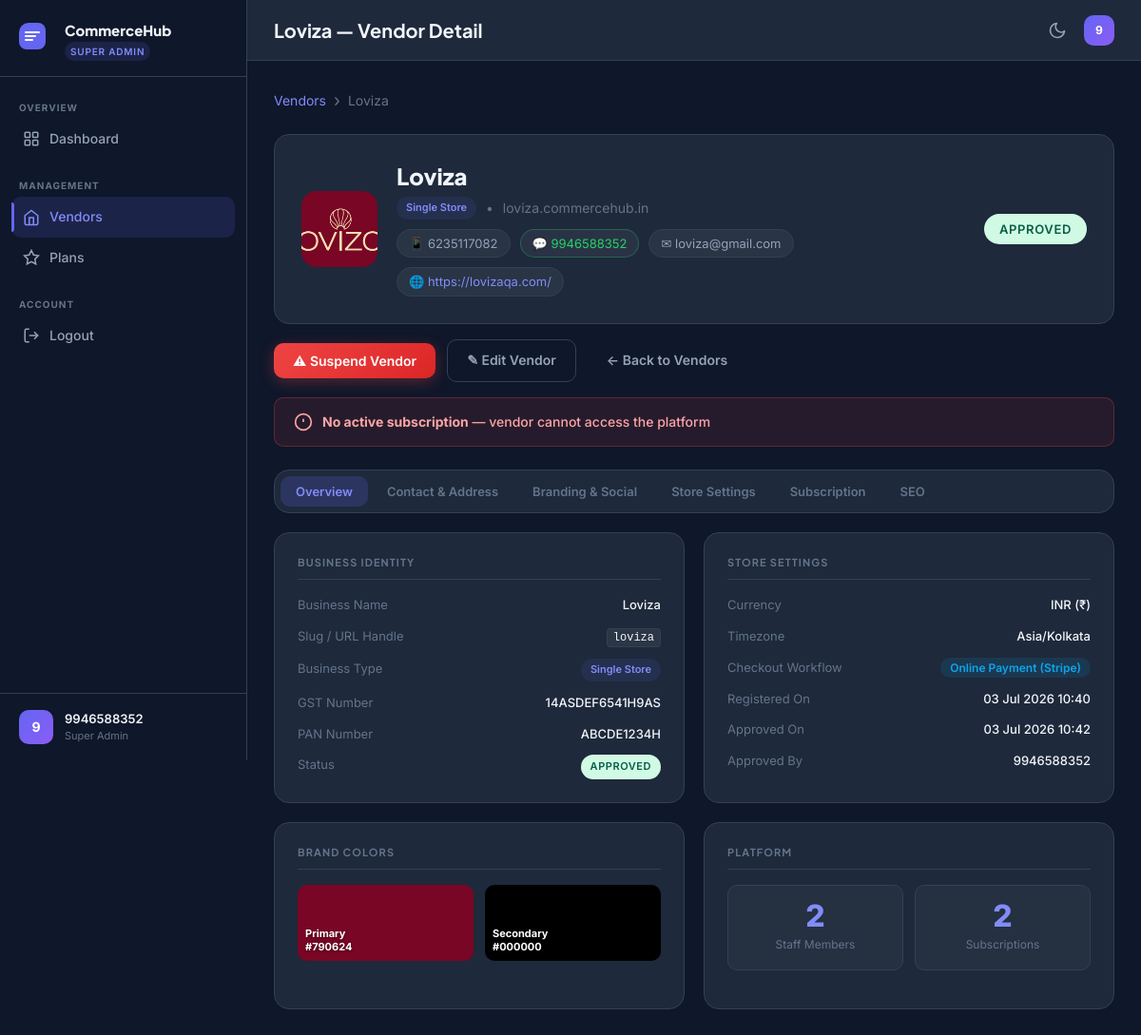
/sadmin/vendors/1/ (signed in), run on an earlier commit of the app's database.
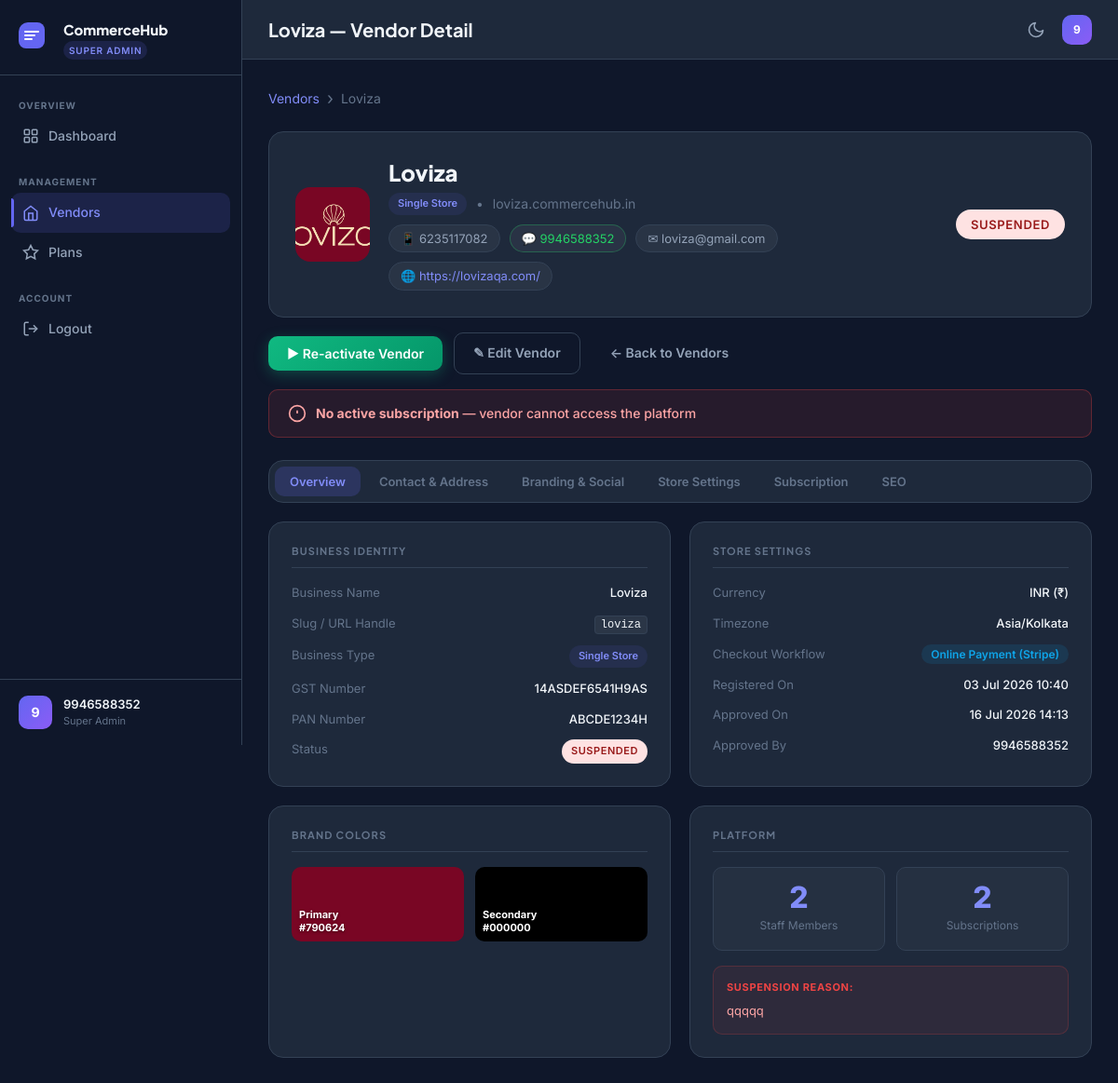
And on a later commit of the database.
### tenants/models.py (models this page shows, shortened)
class Vendor(TimestampModel):
    STATUS_CHOICES = [
        ('pending', 'Pending Approval'),
        ('approved', 'Approved'),
        ('suspended', 'Suspended'),
        ('cancelled', 'Cancelled'),
    ]
    BUSINESS_TYPE_CHOICES = [
        ('single_store', 'Single Store'),
        ('multi_branch', 'Multi Branch'),
        ('multi_partner', 'Multi Partner'),
        ('franchise', 'Franchise'),
        ('online_only', 'Online Store'),
        ('whatsapp_store', 'WhatsApp Store'),
        ('wholesale', 'Wholesale'),
    ]
    CHECKOUT_WORKFLOW_CHOICES = [
        ('online_payment', 'Online Payment (Razorpay)'),
        ('online_payment_stripe', 'Online Payment (Stripe)'),
        ('approval_payment', 'Approval then Payment'),
        ('whatsapp_enquiry', 'WhatsApp Enquiry'),
        ('cod_only', 'Cash on Delivery Only'),
    ]
    business_name = models.CharField(max_length=200)
    slug = models.SlugField(max_length=100, unique=True)
    business_type = models.CharField(max_length=30, choices=BUSINESS_TYPE_CHOICES, default='single_store')
    gst_number = models.CharField(max_length=20, blank=True)
    pan_number = models.CharField(max_length=20, blank=True)
    email = models.EmailField(blank=True)
    phone = models.CharField(max_length=15)
    whatsapp_number = models.CharField(max_length=15, blank=True)
    website = models.URLField(blank=True)
    address_line1 = models.CharField(max_length=300, blank=True)
    address_line2 = models.CharField(max_length=300, blank=True)
    city = models.CharField(max_length=100, blank=True)
    state = models.CharField(max_length=100, blank=True)
    pincode = models.CharField(max_length=10, blank=True)
    country = models.CharField(max_length=100, default='India')
    logo = models.ImageField(upload_to='vendors/logos/', blank=True, null=True)
    banner = models.ImageField(upload_to='vendors/banners/', blank=True, null=True)
    favicon = models.ImageField(upload_to='vendors/favicons/', blank=True, null=True)
    facebook_url = models.URLField(blank=True)
    instagram_url = models.URLField(blank=True)
    twitter_url = models.URLField(blank=True)
    youtube_url = models.URLField(blank=True)
    currency = models.CharField(max_length=5, default='INR')
    currency_symbol = models.CharField(max_length=5, default='₹')
    top_announcement_text = models.CharField(
        max_length=200,
        blank=True,
        null=True,
        help_text="Text to display in the black top bar (e.g. Store Wide Summer Sale). Leave blank to hide."
    )
    timezone = models.CharField(max_length=50, default='Asia/Kolkata')
    checkout_workflow = models.CharField(
        max_length=30,
        choices=CHECKOUT_WORKFLOW_CHOICES,
        default='online_payment',
    )
    track_inventory = models.BooleanField(
        default=False,
        help_text="If enabled, product stock is tracked, preventing overselling."
    )
    primary_color = models.CharField(max_length=7, default='#6366f1')
    secondary_color = models.CharField(max_length=7, default='#8b5cf6')
    custom_css = models.TextField(blank=True)
    razorpay_key_id = models.CharField(max_length=150, blank=True)
    razorpay_key_secret = models.CharField(max_length=150, blank=True)
    stripe_public_key = models.CharField(max_length=150, blank=True)
    stripe_secret_key = models.CharField(max_length=150, blank=True)
    stripe_webhook_secret = models.CharField(max_length=150, blank=True)
    whatsapp_order_format = models.TextField(blank=True)
    status = models.CharField(max_length=20, choices=STATUS_CHOICES, default='pending')
    active_plan = models.ForeignKey('tenants.SubscriptionPlan', on_delete=models.SET_NULL, null=True, blank=True, related_name='active_vendors')
    is_active = models.BooleanField(default=True)
    approved_at = models.DateTimeField(null=True, blank=True)
    approved_by = models.ForeignKey(
        'accounts.User',
        on_delete=models.SET_NULL,
        null=True,
        blank=True,
        related_name='approved_vendors',
    )
    suspension_reason = models.TextField(blank=True)
    meta_title = models.CharField(max_length=200, blank=True)
    meta_description = models.TextField(blank=True)
    class Meta:
        db_table = 'ch_vendors'
        verbose_name = 'Vendor'
        verbose_name_plural = 'Vendors'
        ordering = ['-created_at']
    @property
    def active_subscription(self):
        return self.subscriptions.filter(
            is_active=True,
            end_date__gte=timezone.now().date(),
        ).select_related('plan').first()

### accounts/models.py (models this page shows, shortened)
class User(AbstractBaseUser, PermissionsMixin):
    USER_TYPE_CHOICES = [
        ('super_admin', 'Super Admin'),
        ('vendor_staff', 'Vendor Staff'),
        ('customer', 'Customer'),
    ]
    phone = models.CharField(max_length=15, unique=True)
    email = models.EmailField(blank=True, null=True)
    first_name = models.CharField(max_length=100, blank=True)
    last_name = models.CharField(max_length=100, blank=True)
    profile_photo = models.ImageField(upload_to='users/profile/', blank=True, null=True)
    user_type = models.CharField(max_length=20, choices=USER_TYPE_CHOICES, default='vendor_staff')
    role = models.ForeignKey(
        Role,
        on_delete=models.SET_NULL,
        null=True,
        blank=True,
        related_name='users',
    )
    branch = models.ForeignKey(
        'branches.Branch',
        on_delete=models.SET_NULL,
        null=True,
        blank=True,
        related_name='users',
    )
    vendor = models.ForeignKey(
        'tenants.Vendor',
        on_delete=models.SET_NULL,
        null=True,
        blank=True,
        related_name='staff_users',
    )
    is_active = models.BooleanField(default=True)
    is_staff = models.BooleanField(default=False)          # Django admin access
    is_super_admin = models.BooleanField(default=False)    # CommerceHub super admin
    is_phone_verified = models.BooleanField(default=False)
    is_email_verified = models.BooleanField(default=False)
    failed_login_attempts = models.PositiveSmallIntegerField(default=0)
    locked_until = models.DateTimeField(null=True, blank=True)
    date_joined = models.DateTimeField(auto_now_add=True)
    last_login = models.DateTimeField(null=True, blank=True)
    USERNAME_FIELD = 'phone'
    REQUIRED_FIELDS = []
    objects = UserManager()
    class Meta:
        db_table = 'ch_users'
        verbose_name = 'User'
        verbose_name_plural = 'Users'
    def get_full_name(self):
        return f'{self.first_name} {self.last_name}'.strip()
    def get_short_name(self):
        return self.first_name or self.phone

### adminapp/views.py (the view)
# urls.py: path('vendors/<int:vendor_id>/', views.VendorDetailView.as_view(), name='vendor_detail'),
class VendorDetailView(SuperAdminRequiredMixin, View):
    template_name = 'admin/vendors/detail.html'
    def get(self, request, vendor_id):
        vendor = get_object_or_404(Vendor, pk=vendor_id)
        subscriptions = vendor.subscriptions.select_related('plan').order_by('-start_date')
        staff_count = User.objects.filter(vendor=vendor).count()
        context = {
            'vendor': vendor,
            'subscriptions': subscriptions,
            'staff_count': staff_count,
            'plans': SubscriptionPlan.objects.filter(is_active=True),
            'page_title': f'{vendor.business_name} — Vendor Detail',
        }
        return render(request, self.template_name, context)

### core/context_processors.py (called while the page is built)
def tenant_context(request):
    tenant = getattr(request, 'tenant', None)
    storefront_categories = []
    if tenant:
        try:
            storefront_categories = Category.objects.filter(vendor=tenant, is_active=True).get_cached_trees()
        except Exception:
            storefront_categories = []
    return {
        'current_tenant': tenant,
        'platform_name': getattr(settings, 'PLATFORM_NAME', 'CommerceHub'),
        'platform_domain': getattr(settings, 'PLATFORM_DOMAIN', 'commercehub.in'),
        'storefront_categories': storefront_categories,
    }

### core/mixins.py (called while the page is built)
    def dispatch(self, request, *args, **kwargs):
        if not request.user.is_authenticated:
            return redirect('accounts:admin_login')
        if not request.user.is_super_admin:
            messages.error(request, 'Access denied. Super Admin privileges required.')
            return redirect('accounts:admin_login')
        return super().dispatch(request, *args, **kwargs)

### tenants/models.py (called while the page is built)
    @property
    def is_expired(self):
        return self.end_date < timezone.now().date()

### templates/admin/vendors/detail.html (shortened to what the changed rows need)
{% extends 'base/admin_base.html' %}
{% load static %}
{% block content %}
<div class="breadcrumb">
    <a href="{% url 'adminapp:vendor_list' %}">Vendors</a>
    <span class="breadcrumb-sep">›</span>
    <span>{{ vendor.business_name }}</span>
</div>
<div class="vendor-profile-header">
    <div class="vendor-profile-left">
        <div class="vendor-logo-wrap">
            {% if vendor.logo %}
                <img src="{{ vendor.logo.url }}" alt="{{ vendor.business_name }} logo" class="vendor-logo-img">
            {% else %}
                <div class="vendor-logo-placeholder" style="background: linear-gradient(135deg, {{ vendor.primary_color }}, {{ vendor.secondary_color }});">
                    {{ vendor.business_name|first|upper }}
                </div>
            {% endif %}
        </div>
        <div class="vendor-profile-info">
            <h2>{{ vendor.business_name }}</h2>
            <p class="vendor-profile-sub">
                <span class="type-badge">{{ vendor.get_business_type_display }}</span>
                &nbsp;&bull;&nbsp;
                <span class="text-muted">{{ vendor.slug }}.commercehub.in</span>
            </p>
            <div class="vendor-profile-contacts">
                {% if vendor.phone %}<span class="contact-chip">&#128241; {{ vendor.phone }}</span>{% endif %}
                {% if vendor.whatsapp_number %}<span class="contact-chip whatsapp-chip">&#128172; {{ vendor.whatsapp_number }}</span>{% endif %}
                {% if vendor.email %}<span class="contact-chip">&#9993; {{ vendor.email }}</span>{% endif %}
                {% if vendor.website %}<a href="{{ vendor.website }}" target="_blank" class="contact-chip link-chip">&#127760; {{ vendor.website }}</a>{% endif %}
            </div>
        </div>
    </div>
    <div class="vendor-profile-right">
        <span class="status-badge status-{{ vendor.status }} lg">{{ vendor.get_status_display }}</span>
    </div>
</div>
<div class="action-bar">
    {% if vendor.status == 'approved' %}
    <button class="btn btn-danger" onclick="document.getElementById('suspendModal').style.display='flex'">
        &#9888; Suspend Vendor
    </button>
    {% endif %}
    {% if vendor.status == 'suspended' %}
    <form method="post" action="{% url 'adminapp:vendor_approve' vendor.pk %}" style="display:inline;">
        <button type="submit" class="btn btn-success">&#9654; Re-activate Vendor</button>
    </form>
    {% endif %}
    <a href="{% url 'adminapp:vendor_edit' vendor.pk %}" class="btn btn-outline">
        &#9998; Edit Vendor
    </a>
    <a href="{% url 'adminapp:vendor_list' %}" class="btn btn-ghost">&#8592; Back to Vendors</a>
</div>
<div class="tab-panel active" id="tab-overview">
    <div class="fields-grid">
        <div class="fields-section">
            <dl class="field-list">
                <div class="field-row">
                    <dt>Business Name</dt>
                    <dd>{{ vendor.business_name }}</dd>
                </div>
                <div class="field-row">
                    <dd><code class="code-val">{{ vendor.slug }}</code></dd>
                </div>
                <div class="field-row">
                    <dd><span class="type-badge">{{ vendor.get_business_type_display }}</span></dd>
                </div>
                <div class="field-row">
                    <dt>GST Number</dt>
                    <dd>{{ vendor.gst_number|default:"—" }}</dd>
                </div>
                <div class="field-row">
                    <dt>PAN Number</dt>
                    <dd>{{ vendor.pan_number|default:"—" }}</dd>
                </div>
                <div class="field-row">
                    <dd><span class="status-badge status-{{ vendor.status }}">{{ vendor.get_status_display }}</span></dd>
                </div>
            </dl>
        </div>
        <div class="fields-section">
            <dl class="field-list">
                <div class="field-row">
                    <dt>Currency</dt>
                    <dd>{{ vendor.currency }} ({{ vendor.currency_symbol }})</dd>
                </div>
                <div class="field-row">
                    <dt>Timezone</dt>
                    <dd>{{ vendor.timezone }}</dd>
                </div>
                <div class="field-row">
                    <dd><span class="workflow-badge">{{ vendor.get_checkout_workflow_display }}</span></dd>
                </div>
                <div class="field-row">
                    <dt>Registered On</dt>
                    <dd>{{ vendor.created_at|date:"d M Y H:i" }}</dd>
                </div>
                {% if vendor.approved_at %}
                <div class="field-row">
                    <dt>Approved On</dt>
                    <dd>{{ vendor.approved_at|date:"d M Y H:i" }}</dd>
                </div>
                {% endif %}
                {% if vendor.approved_by %}
                <div class="field-row">
                    <dt>Approved By</dt>
                    <dd>{{ vendor.approved_by.get_full_name|default:vendor.approved_by.phone }}</dd>
                </div>
                {% endif %}
            </dl>
        </div>
        <div class="fields-section">
            <div class="color-preview-row">
                <div class="color-swatch" style="background: {{ vendor.primary_color }};">
                    <span class="color-label">Primary<br>{{ vendor.primary_color }}</span>
                </div>
                <div class="color-swatch" style="background: {{ vendor.secondary_color }};">
                    <span class="color-label">Secondary<br>{{ vendor.secondary_color }}</span>
                </div>
            </div>
        </div>
        <div class="fields-section">
            {% if vendor.status == 'suspended' and vendor.suspension_reason %}
            <div class="suspension-box">
                <p class="suspension-label">Suspension Reason:</p>
                <p class="suspension-reason">{{ vendor.suspension_reason }}</p>
            </div>
            {% endif %}
        </div>
    </div>
</div>
{% endblock %}

What changed in the data, as far as the page shows it:
changed Vendor "Loviza": status "APPROVED" → "SUSPENDED"; approved_at "03 Jul 2026 10:42" → "16 Jul 2026 14:13"; suspension_reason (not shown) → "qqqqq"
Also different on the page:
text no longer shown: "⚠ Suspend Vendor"
text now shown: "▶ Re-activate Vendor SUSPENSION REASON:"
